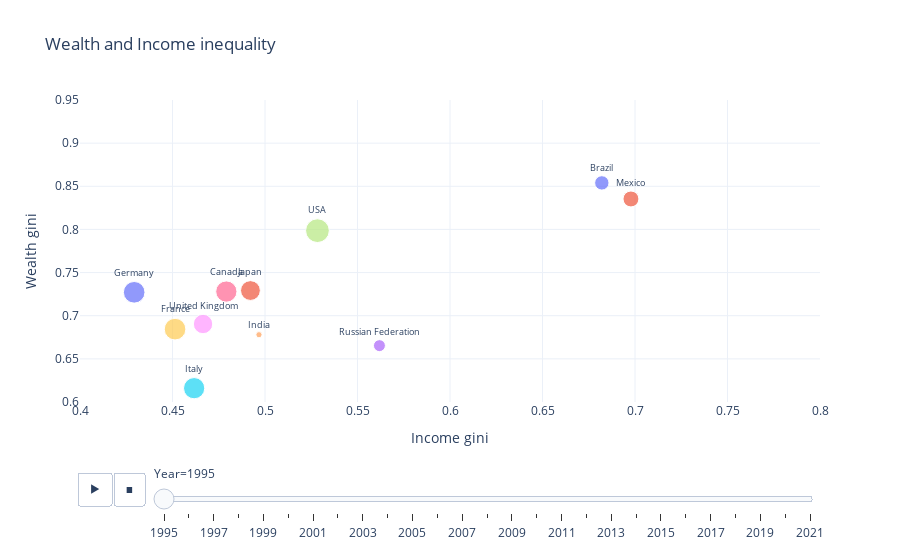

Notebook cell for this chart:
### Code cell
fig = px.scatter(gdp, x="pretax_gini_income", y="gini_wealth", animation_frame="Year", size='pretax_mean_income'
                 , hover_name="country", text='country',title='Wealth and Income inequality'
                ,color="country",range_x=[0.4,0.8], range_y=[0.6,0.95])
fig.update_traces(textposition='top center', textfont_size=9, selector=dict(type='scatter'))
fig.update_layout(showlegend=False, yaxis_title='Wealth gini',xaxis_title='Income gini', template='plotly_white')
fig.show()

### Figure 1 — Plotly figure (JSON) as saved in the notebook; plotly's stock layout.template omitted (floating-point values rounded to 4 significant figures)
{"data": [{"hovertemplate": "<b>%{hovertext}</b><br><br>country=%{text}<br>Year=1995<br>pretax_gini_income=%{x}<br>gini_wealth=%{y}<br>pretax_mean_income=%{marker.size}<extra></extra>", "hovertext": ["Germany"], "legendgroup": "Germany", "marker": {"color": "#636efa", "size": [49340.0], "sizemode": "area", "sizeref": 211.6, "symbol": "circle"}, "mode": "markers+text", "name": "Germany", "orientation": "v", "showlegend": true, "text": ["Germany"], "textfont": {"size": 9}, "textposition": "top center", "type": "scatter", "x": [0.4293], "xaxis": "x", "y": [0.7271], "yaxis": "y"}, {"hovertemplate": "<b>%{hovertext}</b><br><br>country=%{text}<br>Year=1995<br>pretax_gini_income=%{x}<br>gini_wealth=%{y}<br>pretax_mean_income=%{marker.size}<extra></extra>", "hovertext": ["Japan"], "legendgroup": "Japan", "marker": {"color": "#EF553B", "size": [41440.0], "sizemode": "area", "sizeref": 211.6, "symbol": "circle"}, "mode": "markers+text", "name": "Japan", "orientation": "v", "showlegend": true, "text": ["Japan"], "textfont": {"size": 9}, "textposition": "top center", "type": "scatter", "x": [0.4921], "xaxis": "x", "y": [0.7292], "yaxis": "y"}, {"hovertemplate": "<b>%{hovertext}</b><br><br>country=%{text}<br>Year=1995<br>pretax_gini_income=%{x}<br>gini_wealth=%{y}<br>pretax_mean_income=%{marker.size}<extra></extra>", "hovertext": ["China"], "legendgroup": "China", "marker": {"color": "#00cc96", "size": [6220.0], "sizemode": "area", "sizeref": 211.6, "symbol": "circle"}, "mode": "markers+text", "name": "China", "orientation": "v", "showlegend": true, "text": ["China"], "textfont": {"size": 9}, "textposition": "top center", "type": "scatter", "x": [0.4774], "xaxis": "x", "y": [0.5395], "yaxis": "y"}, {"hovertemplate": "<b>%{hovertext}</b><br><br>country=%{text}<br>Year=1995<br>pretax_gini_income=%{x}<br>gini_wealth=%{y}<br>pretax_mean_income=%{marker.size}<extra></extra>", "hovertext": ["Russian Federation"], "legendgroup": "Russian Federation", "marker": {"color": "#ab63fa", "size": [15080.0], "sizemode": "area", "sizeref": 211.6, "symbol": "circle"}, "mode": "markers+text", "name": "Russian Federation", "orientation": "v", "showlegend": true, "text": ["Russian Federation"], "textfont": {"size": 9}, "textposition": "top center", "type": "scatter", "x": [0.5619], "xaxis": "x", "y": [0.6653], "yaxis": "y"}, {"hovertemplate": "<b>%{hovertext}</b><br><br>country=%{text}<br>Year=1995<br>pretax_gini_income=%{x}<br>gini_wealth=%{y}<br>pretax_mean_income=%{marker.size}<extra></extra>", "hovertext": ["India"], "legendgroup": "India", "marker": {"color": "#FFA15A", "size": [4090.0], "sizemode": "area", "sizeref": 211.6, "symbol": "circle"}, "mode": "markers+text", "name": "India", "orientation": "v", "showlegend": true, "text": ["India"], "textfont": {"size": 9}, "textposition": "top center", "type": "scatter", "x": [0.4967], "xaxis": "x", "y": [0.678], "yaxis": "y"}, {"hovertemplate": "<b>%{hovertext}</b><br><br>country=%{text}<br>Year=1995<br>pretax_gini_income=%{x}<br>gini_wealth=%{y}<br>pretax_mean_income=%{marker.size}<extra></extra>", "hovertext": ["Italy"], "legendgroup": "Italy", "marker": {"color": "#19d3f3", "size": [47760.0], "sizemode": "area", "sizeref": 211.6, "symbol": "circle"}, "mode": "markers+text", "name": "Italy", "orientation": "v", "showlegend": true, "text": ["Italy"], "textfont": {"size": 9}, "textposition": "top center", "type": "scatter", "x": [0.4617], "xaxis": "x", "y": [0.616], "yaxis": "y"}, {"hovertemplate": "<b>%{hovertext}</b><br><br>country=%{text}<br>Year=1995<br>pretax_gini_income=%{x}<br>gini_wealth=%{y}<br>pretax_mean_income=%{marker.size}<extra></extra>", "hovertext": ["Canada"], "legendgroup": "Canada", "marker": {"color": "#FF6692", "size": [47590.0], "sizemode": "area", "sizeref": 211.6, "symbol": "circle"}, "mode": "markers+text", "name": "Canada", "orientation": "v", "showlegend": true, "text": ["Canada"], "textfont": {"size": 9}, "textposition": "top center", "type": "scatter", "x": [0.4791], "xaxis": "x", "y": [0.728], "yaxis": "y"}, {"hovertemplate": "<b>%{hovertext}</b><br><br>country=%{text}<br>Year=1995<br>pretax_gini_income=%{x}<br>gini_wealth=%{y}<br>pretax_mean_income=%{marker.size}<extra></extra>", "hovertext": ["USA"], "legendgroup": "USA", "marker": {"color": "#B6E880", "size": [59578], "sizemode": "area", "sizeref": 211.6, "symbol": "circle"}, "mode": "markers+text", "name": "USA", "orientation": "v", "showlegend": true, "text": ["USA"], "textfont": {"size": 9}, "textposition": "top center", "type": "scatter", "x": [0.5284], "xaxis": "x", "y": [0.7986], "yaxis": "y"}, {"hovertemplate": "<b>%{hovertext}</b><br><br>country=%{text}<br>Year=1995<br>pretax_gini_income=%{x}<br>gini_wealth=%{y}<br>pretax_mean_income=%{marker.size}<extra></extra>", "hovertext": ["United Kingdom"], "legendgroup": "United Kingdom", "marker": {"color": "#FF97FF", "size": [39740.0], "sizemode": "area", "sizeref": 211.6, "symbol": "circle"}, "mode": "markers+text", "name": "United Kingdom", "orientation": "v", "showlegend": true, "text": ["United Kingdom"], "textfont": {"size": 9}, "textposition": "top center", "type": "scatter", "x": [0.4665], "xaxis": "x", "y": [0.6904], "yaxis": "y"}, {"hovertemplate": "<b>%{hovertext}</b><br><br>country=%{text}<br>Year=1995<br>pretax_gini_income=%{x}<br>gini_wealth=%{y}<br>pretax_mean_income=%{marker.size}<extra></extra>", "hovertext": ["France"], "legendgroup": "France", "marker": {"color": "#FECB52", "size": [49430.0], "sizemode": "area", "sizeref": 211.6, "symbol": "circle"}, "mode": "markers+text", "name": "France", "orientation": "v", "showlegend": true, "text": ["France"], "textfont": {"size": 9}, "textposition": "top center", "type": "scatter", "x": [0.4514], "xaxis": "x", "y": [0.6844], "yaxis": "y"}, {"hovertemplate": "<b>%{hovertext}</b><br><br>country=%{text}<br>Year=1995<br>pretax_gini_income=%{x}<br>gini_wealth=%{y}<br>pretax_mean_income=%{marker.size}<extra></extra>", "hovertext": ["Brazil"], "legendgroup": "Brazil", "marker": {"color": "#636efa", "size": [21850.0], "sizemode": "area", "sizeref": 211.6, "symbol": "circle"}, "mode": "markers+text", "name": "Brazil", "orientation": "v", "showlegend": true, "text": ["Brazil"], "textfont": {"size": 9}, "textposition": "top center", "type": "scatter", "x": [0.6821], "xaxis": "x", "y": [0.8539], "yaxis": "y"}, {"hovertemplate": "<b>%{hovertext}</b><br><br>country=%{text}<br>Year=1995<br>pretax_gini_income=%{x}<br>gini_wealth=%{y}<br>pretax_mean_income=%{marker.size}<extra></extra>", "hovertext": ["Mexico"], "legendgroup": "Mexico", "marker": {"color": "#EF553B", "size": [26830.0], "sizemode": "area", "sizeref": 211.6, "symbol": "circle"}, "mode": "markers+text", "name": "Mexico", "orientation": "v", "showlegend": true, "text": ["Mexico"], "textfont": {"size": 9}, "textposition": "top center", "type": "scatter", "x": [0.6978], "xaxis": "x", "y": [0.8353], "yaxis": "y"}], "layout": {"legend": {"itemsizing": "constant", "title": {"text": "country"}, "tracegroupgap": 0}, "showlegend": false, "sliders": [{"active": 0, "currentvalue": {"prefix": "Year="}, "len": 0.9, "pad": {"b": 10, "t": 60}, "steps": [{"args": [["1995"], {"frame": {"duration": 0, "redraw": false}, "fromcurrent": true, "mode": "immediate", "transition": {"duration": 0, "easing": "linear"}}], "label": "1995", "method": "animate"}, {"args": [["1996"], {"frame": {"duration": 0, "redraw": false}, "fromcurrent": true, "mode": "immediate", "transition": {"duration": 0, "easing": "linear"}}], "label": "1996", "method": "animate"}, {"args": [["1997"], {"frame": {"duration": 0, "redraw": false}, "fromcurrent": true, "mode": "immediate", "transition": {"duration": 0, "easing": "linear"}}], "label": "1997", "method": "animate"}, {"args": [["1998"], {"frame": {"duration": 0, "redraw": false}, "fromcurrent": true, "mode": "immediate", "transition": {"duration": 0, "easing": "linear"}}], "label": "1998", "method": "animate"}, {"args": [["1999"], {"frame": {"duration": 0, "redraw": false}, "fromcurrent": true, "mode": "immediate", "transition": {"duration": 0, "easing": "linear"}}], "label": "1999", "method": "animate"}, {"args": [["2000"], {"frame": {"duration": 0, "redraw": false}, "fromcurrent": true, "mode": "immediate", "transition": {"duration": 0, "easing": "linear"}}], "label": "2000", "method": "animate"}, {"args": [["2001"], {"frame": {"duration": 0, "redraw": false}, "fromcurrent": true, "mode": "immediate", "transition": {"duration": 0, "easing": "linear"}}], "label": "2001", "method": "animate"}, {"args": [["2002"], {"frame": {"duration": 0, "redraw": false}, "fromcurrent": true, "mode": "immediate", "transition": {"duration": 0, "easing": "linear"}}], "label": "2002", "method": "animate"}, {"args": [["2003"], {"frame": {"duration": 0, "redraw": false}, "fromcurrent": true, "mode": "immediate", "transition": {"duration": 0, "easing": "linear"}}], "label": "2003", "method": "animate"}, {"args": [["2004"], {"frame": {"duration": 0, "redraw": false}, "fromcurrent": true, "mode": "immediate", "transition": {"duration": 0, "easing": "linear"}}], "label": "2004", "method": "animate"}, {"args": [["2005"], {"frame": {"duration": 0, "redraw": false}, "fromcurrent": true, "mode": "immediate", "transition": {"duration": 0, "easing": "linear"}}], "label": "2005", "method": "animate"}, {"args": [["2006"], {"frame": {"duration": 0, "redraw": false}, "fromcurrent": true, "mode": "immediate", "transition": {"duration": 0, "easing": "linear"}}], "label": "2006", "method": "animate"}, {"args": [["2007"], {"frame": {"duration": 0, "redraw": false}, "fromcurrent": true, "mode": "immediate", "transition": {"duration": 0, "easing": "linear"}}], "label": "2007", "method": "animate"}, {"args": [["2008"], {"frame": {"duration": 0, "redraw": false}, "fromcurrent": true, "mode": "immediate", "transition": {"duration": 0, "easing": "linear"}}], "label": "2008", "method": "animate"}, {"args": [["2009"], {"frame": {"duration": 0, "redraw": false}, "fromcurrent": true, "mode": "immediate", "transition": {"duration": 0, "easing": "linear"}}], "label": "2009", "method": "animate"}, {"args": [["2010"], {"frame": {"duration": 0, "redraw": false}, "fromcurrent": true, "mode": "immediate", "transition": {"duration": 0, "easing": "linear"}}], "label": "2010", "method": "animate"}, {"args": [["2011"], {"frame": {"duration": 0, "redraw": false}, "fromcurrent": true, "mode": "immediate", "transition": {"duration": 0, "easing": "linear"}}], "label": "2011", "method": "animate"}, {"args": [["2012"], {"frame": {"duration": 0, "redraw": false}, "fromcurrent": true, "mode": "immediate", "transition": {"duration": 0, "easing": "linear"}}], "label": "2012", "method": "animate"}, {"args": [["2013"], {"frame": {"duration": 0, "redraw": false}, "fromcurrent": true, "mode": "immediate", "transition": {"duration": 0, "easing": "linear"}}], "label": "2013", "method": "animate"}, {"args": [["2014"], {"frame": {"duration": 0, "redraw": false}, "fromcurrent": true, "mode": "immediate", "transition": {"duration": 0, "easing": "linear"}}], "label": "2014", "method": "animate"}, {"args": [["2015"], {"frame": {"duration": 0, "redraw": false}, "fromcurrent": true, "mode": "immediate", "transition": {"duration": 0, "easing": "linear"}}], "label": "2015", "method": "animate"}, {"args": [["2016"], {"frame": {"duration": 0, "redraw": false}, "fromcurrent": true, "mode": "immediate", "transition": {"duration": 0, "easing": "linear"}}], "label": "2016", "method": "animate"}, {"args": [["2017"], {"frame": {"duration": 0, "redraw": false}, "fromcurrent": true, "mode": "immediate", "transition": {"duration": 0, "easing": "linear"}}], "label": "2017", "method": "animate"}, {"args": [["2018"], {"frame": {"duration": 0, "redraw": false}, "fromcurrent": true, "mode": "immediate", "transition": {"duration": 0, "easing": "linear"}}], "label": "2018", "method": "animate"}, {"args": [["2019"], {"frame": {"duration": 0, "redraw": false}, "fromcurrent": true, "mode": "immediate", "transition": {"duration": 0, "easing": "linear"}}], "label": "2019", "method": "animate"}, {"args": [["2020"], {"frame": {"duration": 0, "redraw": false}, "fromcurrent": true, "mode": "immediate", "transition": {"duration": 0, "easing": "linear"}}], "label": "2020", "method": "animate"}, {"args": [["2021"], {"frame": {"duration": 0, "redraw": false}, "fromcurrent": true, "mode": "immediate", "transition": {"duration": 0, "easing": "linear"}}], "label": "2021", "method": "animate"}], "x": 0.1, "xanchor": "left", "y": 0, "yanchor": "top"}], "title": {"text": "Wealth and Income inequality"}, "updatemenus": [{"buttons": [{"args": [null, {"frame": {"duration": 500, "redraw": false}, "fromcurrent": true, "mode": "immediate", "transition": {"duration": 500, "easing": "linear"}}], "label": "&#9654;", "method": "animate"}, {"args": [[null], {"frame": {"duration": 0, "redraw": false}, "fromcurrent": true, "mode": "immediate", "transition": {"duration": 0, "easing": "linear"}}], "label": "&#9724;", "method": "animate"}], "direction": "left", "pad": {"r": 10, "t": 70}, "showactive": false, "type": "buttons", "x": 0.1, "xanchor": "right", "y": 0, "yanchor": "top"}], "xaxis": {"anchor": "y", "domain": [0, 1], "range": [0.4, 0.8], "title": {"text": "Income gini"}}, "yaxis": {"anchor": "x", "domain": [0, 1], "range": [0.6, 0.95], "title": {"text": "Wealth gini"}}}}
